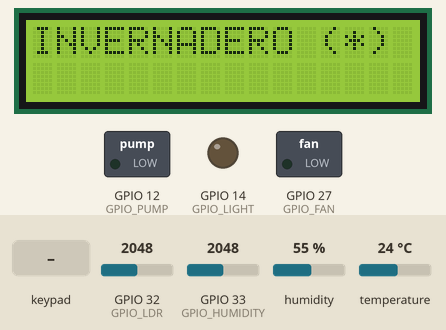
A program run on a simulated ESP32. Shown: 16×2 character LCD, switched loads named in the program (green lamp = pin HIGH), output pins drawn as LEDs (lit = HIGH). Inputs (shaded band) come from the test bench; at power-on: GPIO 32 (GPIO_LDR) = 2048, GPIO 33 (GPIO_HUMIDITY) = 2048, humidity 55 %, temperature 24 °C. WiFi joins after 1.5 s; servers stay silent unless stated; storage starts empty; what the program prints to the serial monitor is not drawn.

Above: at 0.8 s.
0.9 s: key 'C' pressed
At 4.1 s:
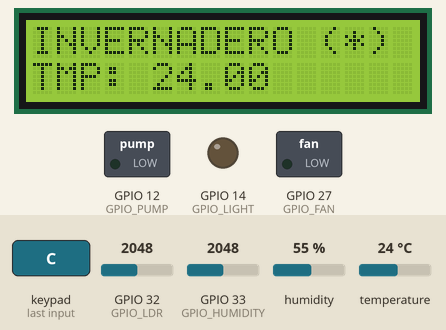
6.9 s: GPIO 32 (GPIO_LDR) set to 3632
9.9 s: GPIO 32 (GPIO_LDR) set to 3738
11.4 s: keypad keys 1 3 9 7 * pressed 0.4 s apart
At 14.1 s:
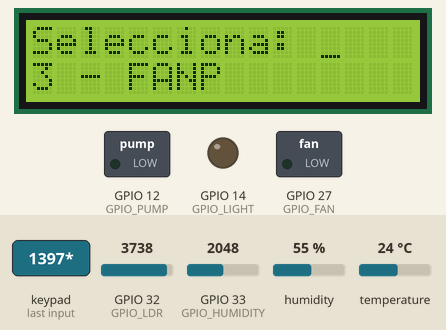
14.9 s: key '1' pressed
At 16.4 s:
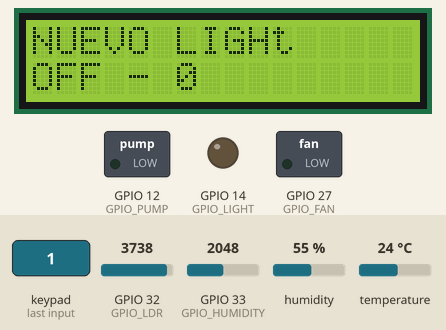
Timing chart, 0 to 17.9 s (numbered marks = the images above; inputs shaded):
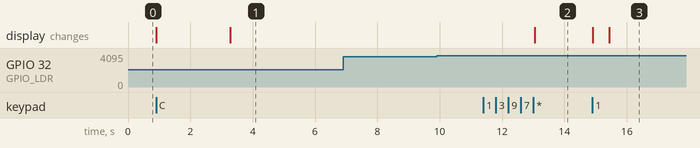

Measured:
- after the input at 6.9 s, every drawn part: stays the same
- after the input at 9.9 s, every drawn part: stays the same
- after the input at 11.4 s, the display: changes after 1.7 s (image 2)
- after the input at 14.9 s, the display: first changes at once (image 3 shows a later state)

The program:

main.cpp
```cpp
// main.cpp
// main.cp

/* Comment this out to disable prints and save space */
// #define BLYNK_PRINT Serial
//--------------------BLYNK------------------
#define BLYNK_TEMPLATE_ID "TMPL2txXCtLLH"
#define BLYNK_TEMPLATE_NAME "LDR 1"
#define BLYNK_AUTH_TOKEN "xJgIVl9ClL4F_79UVBRm0tH9syqTmxbn"

#include <Arduino.h>
#include <WiFi.h>
#include <AsyncTCP.h>
#include <ESPAsyncWebServer.h>
#include <LittleFS.h>

#include <WiFiClient.h>
#include <BlynkSimpleEsp32.h>

#include <Keypad.h>
#include <LiquidCrystal_I2C.h>

#include <DHT.h>

//-----------------------CONSTANTS-----------------------

// Sensores
#define GPIO_LDR 32
#define GPIO_HUMIDITY 33
#define DHTPIN 25
#define DHTTYPE DHT11

// Actuadores
#define GPIO_PUMP 12
#define GPIO_FAN 27
#define GPIO_LIGHT 14


//------------------------GLOBAL VARIABLES--------------

bool pin_pump_on = false;
bool pin_light_on = false;
bool pin_fan_on = false;


// Para teclado (Pines 2 - 9)
const byte nrows = 4;
const byte ncols = 4;
byte rows[nrows] = {18, 5, 17, 16};
byte cols[ncols] = {4, 0, 2, 15};

char keys[nrows][ncols] =
    {{'1', '2', '3', 'C'},
     {'4', '5', '6', '+'},
     {'7', '8', '9', '-'},
     {'*', '0', '/', '='}};

// Para LCD
const byte lcdrows = 4;
const byte lcdcols = 20;

// Objeto Keypad
// DIYables_Keypad kbd = DIYables_Keypad(makeKeymap(keys), rows, cols, nrows, ncols);
Keypad kbd = Keypad(makeKeymap(keys), rows, cols, nrows, ncols);
char k;

// Objeto LCD
LiquidCrystal_I2C lcd(0x27, lcdrows, lcdcols);


// Replace with your network credentials
const char *ssid = "RealmeGTM";
const char *password = "244466666";

uint8_t level_light = 0;
uint8_t level_humidity = 0;
float level_temperature = 0;


DHT dht(DHTPIN, DHTTYPE);

BlynkTimer timer;
void blynkPush(void);

// Create AsyncWebServer object on port 80
AsyncWebServer server(80);

// Create a WebSocket object
AsyncWebSocket ws("/ws");

//------------------FUNCIONES FS Y WEB SERVER----------------

// Initialize LittleFS
void initLittleFS()
{
  if (!LittleFS.begin(true))
  {
    Serial.println("An error has occurred while mounting LittleFS");
  }
  else
  {
    Serial.println("LittleFS mounted successfully");
  }
}

// Initialize WiFi
void initWiFi()
{
  WiFi.mode(WIFI_STA);
  WiFi.begin(ssid, password);
  Serial.print("Connecting to WiFi ..");
  while (WiFi.status() != WL_CONNECTED)
  {
    Serial.print('.');
    delay(1000);
  }
  Serial.println(WiFi.localIP());
}

void notifyClients(String state)
{
  ws.textAll(state);
}

void handleWebSocketMessage(void *arg, uint8_t *data, size_t len)
{
  AwsFrameInfo *info = (AwsFrameInfo *)arg;

  if (info->final && info->index == 0 && info->len == len && info->opcode == WS_TEXT)
  {

    data[len] = 0; // null-terminate
    String msg = (char *)data;

    Serial.print("Received: ");
    Serial.println(msg);

    // --------- Detect message type ---------
    if (msg.startsWith("MOVE:"))
    {
    }

    else if (msg == "STOP")
    {

    } else if (msg.startsWith("LIGHT:TOGGLE")) {

      pin_light_on = !pin_light_on;
      Serial.print("LIGHT: ");
      Serial.println(pin_light_on);
      digitalWrite(GPIO_LIGHT, pin_light_on);

    } else if(msg.startsWith("WATER:TRIGGER")) {


      pin_pump_on = !pin_pump_on;
      Serial.print("PUMP: ");
      Serial.println(pin_pump_on);
      digitalWrite(GPIO_PUMP, pin_pump_on);

    } else if(msg.startsWith("FAN:TOGGLE")){

      pin_fan_on = !pin_fan_on;
      Serial.print("FAN: ");
      Serial.println(pin_fan_on);
      digitalWrite(GPIO_FAN, pin_fan_on);

    }

    else
    {
      Serial.println("Unknown message type.");
    }
  }
}

void onEvent(AsyncWebSocket *server, AsyncWebSocketClient *client, AwsEventType type, void *arg, uint8_t *data, size_t len)
{
  switch (type)
  {
  case WS_EVT_CONNECT:
    Serial.printf("WebSocket client #%u connected from %s\n", client->id(), client->remoteIP().toString().c_str());
    break;
  case WS_EVT_DISCONNECT:
    Serial.printf("WebSocket client #%u disconnected\n", client->id());
    break;
  case WS_EVT_DATA:
    handleWebSocketMessage(arg, data, len);
    break;
  case WS_EVT_PONG:
  case WS_EVT_ERROR:
    break;
  }
}

void initWebSocket()
{
  ws.onEvent(onEvent);
  server.addHandler(&ws);
}

//----------------------------SETUP-----------------------------

void setup()
{

  //------------ FOR DEBUGGING-----------
  Serial.begin(115200);

  pinMode(GPIO_LIGHT, OUTPUT);
  pinMode(GPIO_PUMP, OUTPUT);
  pinMode(GPIO_FAN, OUTPUT);

  digitalWrite(GPIO_LIGHT, pin_light_on);
  digitalWrite(GPIO_PUMP, pin_pump_on);
  digitalWrite(GPIO_FAN, pin_fan_on);

    // // Incio LCD
  lcd.init();
  // Luz de fondo LCD
  lcd.backlight();
  // No mostrar cursor
  lcd.noCursor();

  // Mensaje inicio
  lcd.print("INVERNADERO (*) ");

  // No inicia hasta presionar una tecla
  lcd.cursor();
  while((k = (kbd.getKey())) == '\0');
  lcd.print(k);
  lcd.noCursor();

  // Inicia Wifi
  initWiFi();
  // Inicia WebSocket
  initWebSocket();
  // Inicia small fs
  initLittleFS();

    // Web Server Root URL
  server.on("/", HTTP_GET, [](AsyncWebServerRequest *request)
            { request->send(LittleFS, "/index.html", "text/html"); });

  server.serveStatic("/", LittleFS, "/");
  server.begin();


  //============================================BLYNK


  Blynk.begin(BLYNK_AUTH_TOKEN, ssid, password);


  // Setup a function to be called every second
  timer.setInterval(1000L, blynkPush);

  dht.begin();
}

void loop()
{

  Blynk.run();
  timer.run();

  // Nivel de luz. Convertir a valor de 0 a 100
  level_light = 100 - analogRead(GPIO_LDR) / 40.95;
  // Nivel de humedad. Convertir a valor de 0 a 100
  level_humidity = 100 - analogRead(GPIO_HUMIDITY) / 40.95;

  float h = dht.readHumidity();
  level_temperature = dht.readTemperature();

  if (isnan(h) || isnan(level_temperature)) {
    Serial.println(F("Failed to read from DHT sensor!"));
    return;
  }

  lcd.setCursor(0, 1);
  lcd.print("LDR: ");
  lcd.println(String(level_light));

  lcd.setCursor(0, 2);
  lcd.print("HUM: ");
    lcd.println(String(level_humidity));

  lcd.setCursor(0, 3);
    lcd.print("TMP: ");
    lcd.println(String(level_temperature));


//     // LÓGICA DE VIVERO
//   if(level_humidity < 10) {
//     // Activa bomba
//     digitalWrite(GPIO_PUMP, 1);
//   } else {
//     digitalWrite(GPIO_PUMP, 0);
//   }

//   if(level_light < 20) {
//     // Activa foco
//     digitalWrite(GPIO_LIGHT, 1);
//   } else {
//     digitalWrite(GPIO_LIGHT, 0);
//   }

//   if(level_temperature > 30) {
//     // Activa ventilador
//     digitalWrite(GPIO_FAN, 1);
//   } else {
//     digitalWrite(GPIO_FAN, 1);
//   }

  k = (kbd.getKey());
  if(k == '*') {

    lcd.clear();

    lcd.setCursor(0, 1);
    lcd.print("1 -LIGHT");

    lcd.setCursor(0, 2);
    lcd.print("2 - PUMP");

    lcd.setCursor(0, 3);
    lcd.print("3 - FAN");


    lcd.setCursor(0, 0);
    lcd.cursor();
    lcd.print("Selecciona: ");

    do{
    while((k = (kbd.getKey())) == '\0');
    } while(k != '1' && k != '2' && k != '3');
    lcd.noCursor();
    delay(500);

    lcd.clear();
    if(k == '1') {
      lcd.print("NUEVO LIGHt");

    } else if (k == '2') {
    lcd.print("NUEVO PUMP");

    } else if (k == '3') {
    lcd.print("NUEVO FAN");

    }

      lcd.setCursor(0, 1);
      lcd.print("ON - 1");
      lcd.setCursor(0, 2);
      lcd.print("OFF - 0");


    char on_off;
    do{
    while((on_off = (kbd.getKey())) == '\0');
    } while(on_off != '1' && on_off != '0');

    bool opt = on_off - '0';

    if(k == '1') {
      digitalWrite(GPIO_LIGHT, opt);

    } else if (k == '2') {
    digitalWrite(GPIO_PUMP, opt);

    } else if (k == '3') {
    digitalWrite(GPIO_FAN, opt);

    }
  }

  ws.cleanupClients();
}

void blynkPush(void) {
    Serial.print("LDR: ");
    Serial.println(level_light);
    Blynk.virtualWrite(V0, level_light);

    Serial.print("HUM: ");
    Serial.println(level_humidity);
    Blynk.virtualWrite(V1, level_humidity);

    Serial.print("TMP: ");
    Serial.println(level_temperature);
    Blynk.virtualWrite(V2, level_temperature);

    // Manda info a websocket
    notifyClients(String("TEMP:" + String(level_temperature)));// + (int)level_temperature));
    notifyClients(String("HUM:" + String(level_humidity)));// + level_humidity));
    notifyClients(String("LUX:" + String(level_light)));// + level_light));
}
```
